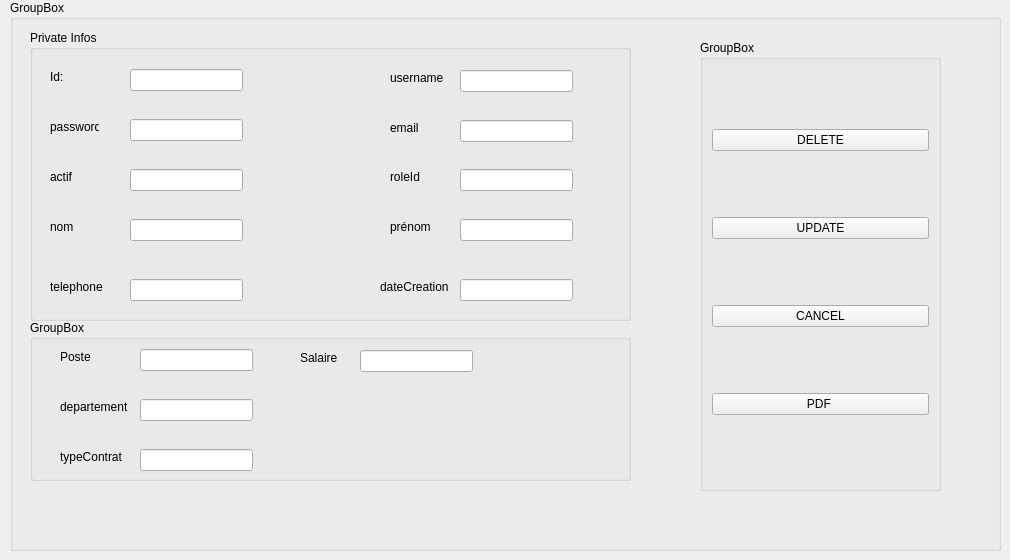
          <widget class="QWidget" name="page_5">
           <widget class="QGroupBox" name="groupBox_20">
            <property name="geometry">
             <rect>
              <x>10</x>
              <y>0</y>
              <width>991</width>
              <height>551</height>
             </rect>
            </property>
            <property name="title">
             <string>GroupBox</string>
            </property>
            <widget class="QGroupBox" name="groupBox_21">
             <property name="geometry">
              <rect>
               <x>20</x>
               <y>30</y>
               <width>601</width>
               <height>291</height>
              </rect>
             </property>
             <property name="title">
              <string>Private Infos</string>
             </property>
             <widget class="QLineEdit" name="lineEdit_77">
              <property name="geometry">
               <rect>
                <x>430</x>
                <y>90</y>
                <width>113</width>
                <height>22</height>
               </rect>
              </property>
             </widget>
             <widget class="QLineEdit" name="lineEdit_78">
              <property name="geometry">
               <rect>
                <x>100</x>
                <y>249</y>
                <width>113</width>
                <height>22</height>
               </rect>
              </property>
             </widget>
             <widget class="QLabel" name="label_85">
              <property name="geometry">
               <rect>
                <x>20</x>
                <y>89</y>
                <width>49</width>
                <height>16</height>
               </rect>
              </property>
              <property name="text">
               <string>password </string>
              </property>
             </widget>
             <widget class="QLabel" name="label_86">
              <property name="geometry">
               <rect>
                <x>360</x>
                <y>139</y>
                <width>49</width>
                <height>16</height>
               </rect>
              </property>
              <property name="text">
               <string>roleId </string>
              </property>
             </widget>
             <widget class="QLineEdit" name="lineEdit_79">
              <property name="geometry">
               <rect>
                <x>100</x>
                <y>89</y>
                <width>113</width>
                <height>22</height>
               </rect>
              </property>
             </widget>
             <widget class="QLineEdit" name="lineEdit_80">
              <property name="geometry">
               <rect>
                <x>430</x>
                <y>139</y>
                <width>113</width>
                <height>22</height>
               </rect>
              </property>
             </widget>
             <widget class="QLabel" name="label_87">
              <property name="geometry">
               <rect>
                <x>360</x>
                <y>40</y>
                <width>61</width>
                <height>16</height>
               </rect>
              </property>
              <property name="text">
               <string>username </string>
              </property>
             </widget>
             <widget class="QLabel" name="label_88">
              <property name="geometry">
               <rect>
                <x>20</x>
                <y>189</y>
                <width>49</width>
                <height>16</height>
               </rect>
              </property>
              <property name="text">
               <string>nom </string>
              </property>
             </widget>
             <widget class="QLineEdit" name="lineEdit_81">
              <property name="geometry">
               <rect>
                <x>100</x>
                <y>139</y>
                <width>113</width>
                <height>22</height>
               </rect>
              </property>
             </widget>
             <widget class="QLabel" name="label_89">
              <property name="geometry">
               <rect>
                <x>350</x>
                <y>249</y>
                <width>71</width>
                <height>16</height>
               </rect>
              </property>
              <property name="text">
               <string>dateCreation </string>
              </property>
             </widget>
             <widget class="QLineEdit" name="lineEdit_82">
              <property name="geometry">
               <rect>
                <x>100</x>
                <y>189</y>
                <width>113</width>
                <height>22</height>
               </rect>
              </property>
             </widget>
             <widget class="QLabel" name="label_90">
              <property name="geometry">
               <rect>
                <x>360</x>
                <y>189</y>
                <width>49</width>
                <height>16</height>
               </rect>
              </property>
              <property name="text">
               <string>prénom </string>
              </property>
             </widget>
             <widget class="QLineEdit" name="lineEdit_83">
              <property name="geometry">
               <rect>
                <x>430</x>
                <y>189</y>
                <width>113</width>
                <height>22</height>
               </rect>
              </property>
             </widget>
             <widget class="QLineEdit" name="lineEdit_84">
              <property name="geometry">
               <rect>
                <x>100</x>
                <y>39</y>
                <width>113</width>
                <height>22</height>
               </rect>
              </property>
             </widget>
             <widget class="QLineEdit" name="lineEdit_85">
              <property name="geometry">
               <rect>
                <x>430</x>
                <y>249</y>
                <width>113</width>
                <height>22</height>
               </rect>
              </property>
             </widget>
             <widget class="QLabel" name="label_91">
              <property name="geometry">
               <rect>
                <x>20</x>
                <y>139</y>
                <width>49</width>
                <height>16</height>
               </rect>
              </property>
              <property name="text">
               <string>actif </string>
              </property>
             </widget>
             <widget class="QLabel" name="label_92">
              <property name="geometry">
               <rect>
                <x>20</x>
                <y>39</y>
                <width>49</width>
                <height>16</height>
               </rect>
              </property>
              <property name="text">
               <string>Id:</string>
              </property>
             </widget>
             <widget class="QLabel" name="label_93">
              <property name="geometry">
               <rect>
                <x>360</x>
                <y>90</y>
                <width>49</width>
                <height>16</height>
               </rect>
              </property>
              <property name="text">
               <string>email </string>
              </property>
             </widget>
             <widget class="QLabel" name="label_94">
              <property name="geometry">
               <rect>
                <x>20</x>
                <y>249</y>
                <width>61</width>
                <height>16</height>
               </rect>
              </property>
              <property name="text">
               <string>telephone </string>
              </property>
             </widget>
             <widget class="QLineEdit" name="lineEdit_86">
              <property name="geometry">
               <rect>
                <x>430</x>
                <y>40</y>
                <width>113</width>
                <height>22</height>
               </rect>
              </property>
             </widget>
            </widget>
            <widget class="QGroupBox" name="groupBox_22">
             <property name="geometry">
              <rect>
               <x>20</x>
               <y>320</y>
               <width>601</width>
               <height>161</height>
              </rect>
             </property>
             <property name="title">
              <string>GroupBox</string>
             </property>
             <widget class="QLineEdit" name="lineEdit_87">
              <property name="geometry">
               <rect>
                <x>330</x>
                <y>30</y>
                <width>113</width>
                <height>22</height>
               </rect>
              </property>
             </widget>
             <widget class="QLineEdit" name="lineEdit_88">
              <property name="geometry">
               <rect>
                <x>110</x>
                <y>239</y>
                <width>113</width>
                <height>22</height>
               </rect>
              </property>
             </widget>
             <widget class="QLabel" name="label_95">
              <property name="geometry">
               <rect>
                <x>30</x>
                <y>79</y>
                <width>71</width>
                <height>16</height>
               </rect>
              </property>
              <property name="text">
               <string>departement </string>
              </property>
             </widget>
             <widget class="QLineEdit" name="lineEdit_89">
              <property name="geometry">
               <rect>
                <x>110</x>
                <y>179</y>
                <width>113</width>
                <height>22</height>
               </rect>
              </property>
             </widget>
             <widget class="QLabel" name="label_96">
              <property name="geometry">
               <rect>
                <x>20</x>
                <y>180</y>
                <width>81</width>
                <height>20</height>
               </rect>
              </property>
              <property name="text">
               <string>dateEmbauche </string>
              </property>
             </widget>
             <widget class="QLineEdit" name="lineEdit_90">
              <property name="geometry">
               <rect>
                <x>110</x>
                <y>79</y>
                <width>113</width>
                <height>22</height>
               </rect>
              </property>
             </widget>
             <widget class="QLabel" name="label_98">
              <property name="geometry">
               <rect>
                <x>30</x>
                <y>29</y>
                <width>49</width>
                <height>16</height>
               </rect>
              </property>
              <property name="text">
               <string>Poste</string>
              </property>
             </widget>
             <widget class="QLabel" name="label_99">
              <property name="geometry">
               <rect>
                <x>30</x>
                <y>239</y>
                <width>61</width>
                <height>16</height>
               </rect>
              </property>
              <property name="text">
               <string>telephone </string>
              </property>
             </widget>
             <widget class="QLineEdit" name="lineEdit_91">
              <property name="geometry">
               <rect>
                <x>600</x>
                <y>239</y>
                <width>113</width>
                <height>22</height>
               </rect>
              </property>
             </widget>
             <widget class="QLineEdit" name="lineEdit_92">
              <property name="geometry">
               <rect>
                <x>110</x>
                <y>129</y>
                <width>113</width>
                <height>22</height>
               </rect>
              </property>
             </widget>
             <widget class="QLabel" name="label_100">
              <property name="geometry">
               <rect>
                <x>30</x>
                <y>129</y>
                <width>71</width>
                <height>16</height>
               </rect>
              </property>
              <property name="text">
               <string>typeContrat </string>
              </property>
             </widget>
             <widget class="QLabel" name="label_101">
              <property name="geometry">
               <rect>
                <x>270</x>
                <y>30</y>
                <width>61</width>
                <height>16</height>
               </rect>
              </property>
              <property name="text">
               <string>Salaire </string>
              </property>
             </widget>
             <widget class="QLineEdit" name="lineEdit_93">
              <property name="geometry">
               <rect>
                <x>110</x>
                <y>29</y>
                <width>113</width>
                <height>22</height>
               </rect>
              </property>
             </widget>
            </widget>
            <widget class="QGroupBox" name="groupBox_23">
             <property name="geometry">
              <rect>
               <x>690</x>
               <y>40</y>
               <width>241</width>
               <height>451</height>
              </rect>
             </property>
             <property name="title">
              <string>GroupBox</string>
             </property>
             <layout class="QVBoxLayout" name="verticalLayout_7">
              <item>
               <widget class="QPushButton" name="Delete_2">
                <property name="text">
                 <string>DELETE</string>
                </property>
               </widget>
              </item>
              <item>
               <widget class="QPushButton" name="Update_R_2">
                <property name="text">
                 <string>UPDATE</string>
                </property>
               </widget>
              </item>
              <item>
               <widget class="QPushButton" name="Cancel_2">
                <property name="text">
                 <string>CANCEL</string>
                </property>
               </widget>
              </item>
              <item>
               <widget class="QPushButton" name="PDF_2">
                <property name="text">
                 <string>PDF </string>
                </property>
               </widget>
              </item>
             </layout>
            </widget>
           </widget>
          </widget>
